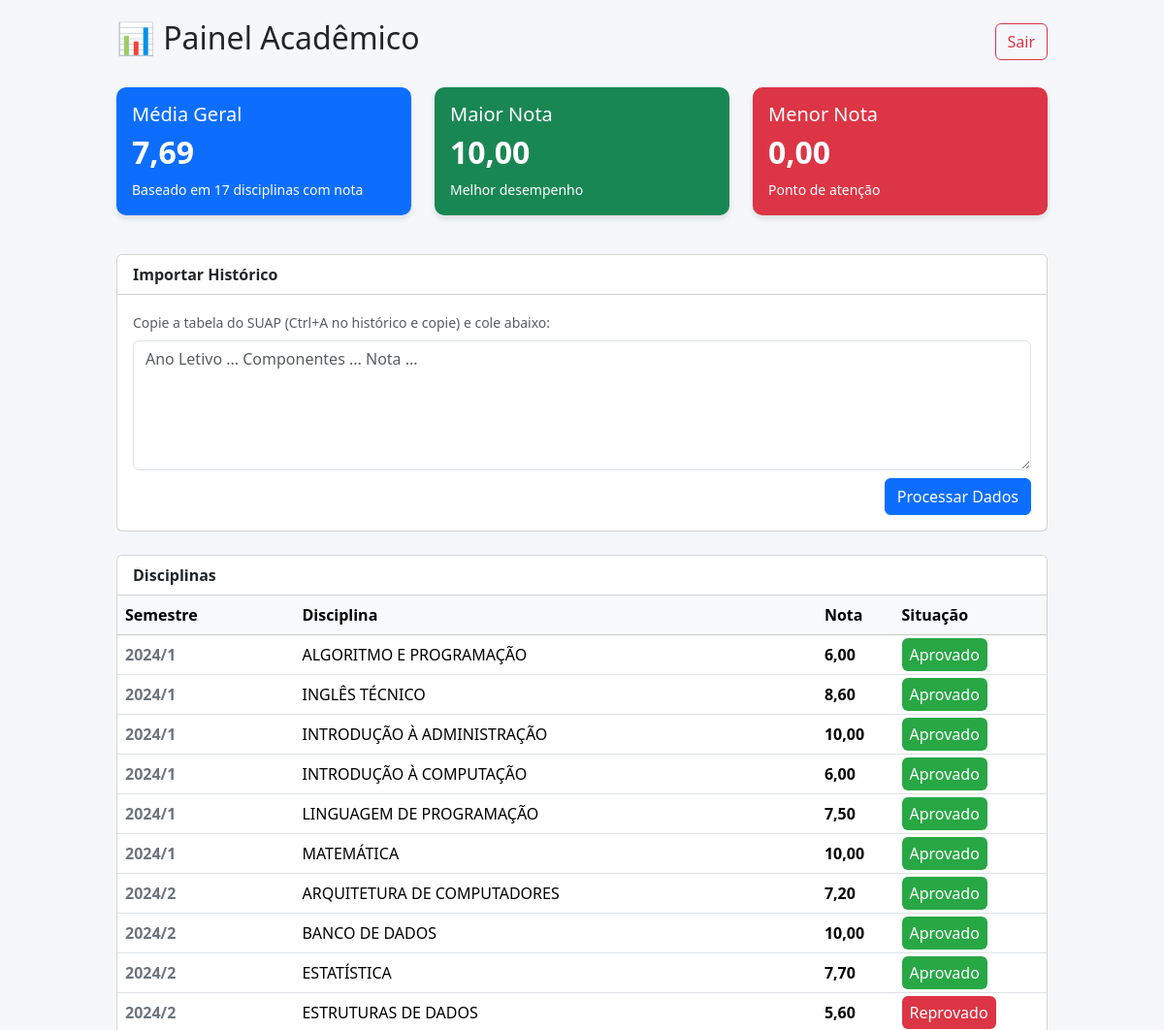
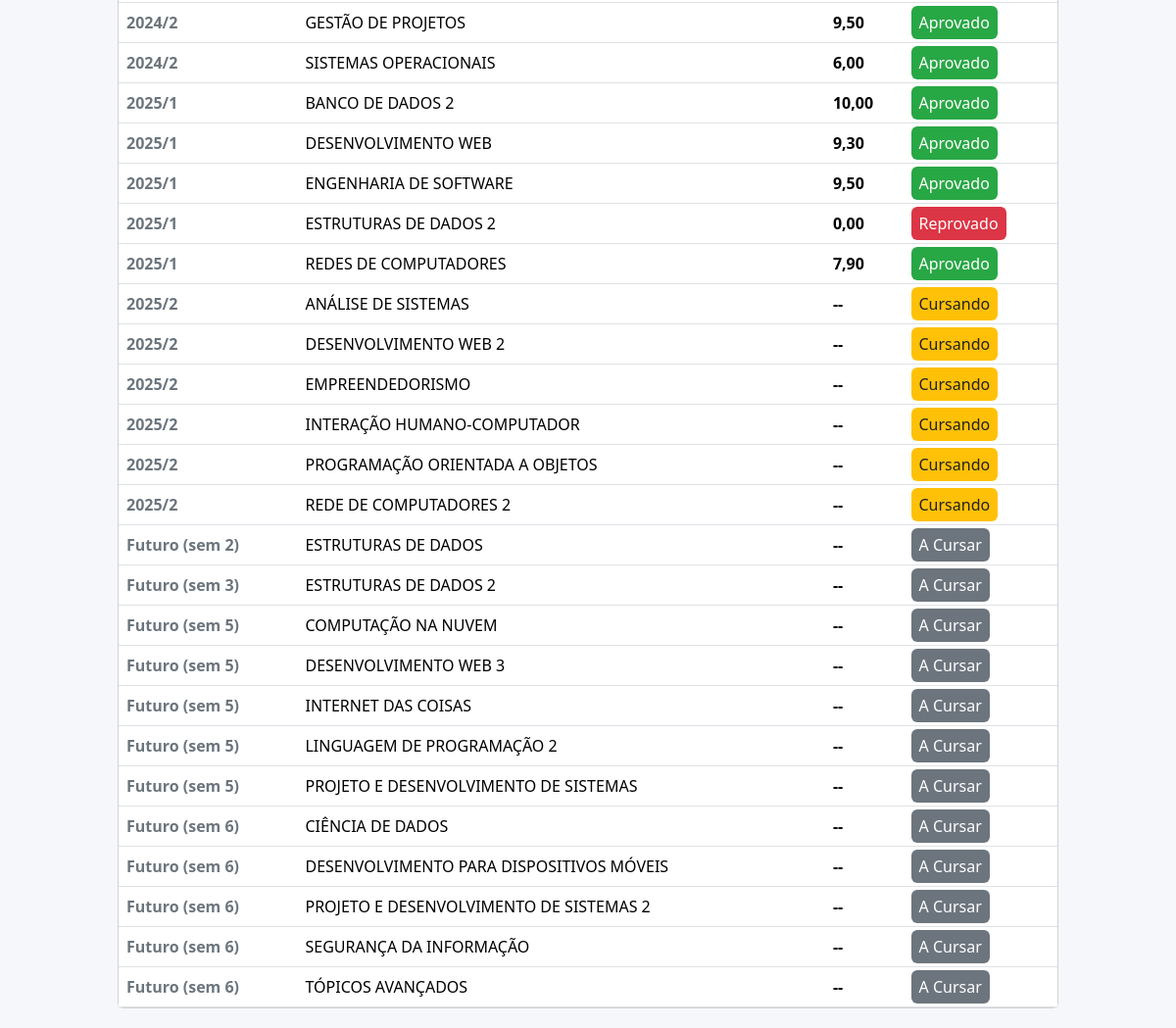
The app's page /14Week/dashboard.php (signed in) with its own data (2 pictures, top to bottom).
### tables this page shows
CREATE TABLE `historico` (
  `id` int(11) NOT NULL,
  `user_id` int(11) NOT NULL,
  `semestre` varchar(100) DEFAULT NULL,
  `disciplina` varchar(255) DEFAULT NULL,
  `nota` decimal(5,2) DEFAULT NULL,
  `situacao` varchar(100) DEFAULT NULL
);

### 14Week/dashboard.php (the view, shortened to what this page needs)
<?php
require 'db.php';
$user_id = $_SESSION['user_id'];
$stmtAll = $pdo->prepare("SELECT * FROM historico WHERE user_id = ? ORDER BY semestre ASC, disciplina ASC");
$stmtAll->execute([$user_id]);
$historico = $stmtAll->fetchAll(PDO::FETCH_ASSOC);
$soma_notas = 0;
$qtd_notas = 0;
$maior_nota = null;
$menor_nota = null;
foreach ($historico as $h) {
    if ($h['nota'] !== null) {
        $valor = (float)$h['nota'];
        $soma_notas += $valor;
        $qtd_notas++;
        if ($maior_nota === null || $valor > $maior_nota) {
            $maior_nota = $valor;
        }
        if ($menor_nota === null || $valor < $menor_nota) {
            $menor_nota = $valor;
        }
    }
}
$media_geral = ($qtd_notas > 0) ? ($soma_notas / $qtd_notas) : 0;
?>
<!DOCTYPE html>
<html lang="pt-br">
<head>
    <link href="https://cdn.jsdelivr.net/npm/bootstrap@5.3.2/dist/css/bootstrap.min.css" rel="stylesheet">
</head>
<body>
    <div class="d-flex justify-content-between align-items-center mb-4">
        <h2>📊 Painel Acadêmico</h2>
        <a href="index.php" class="btn btn-outline-danger">Sair</a>
    </div>
    <?php if ($qtd_notas > 0): ?>
    <div class="row mb-4">
        <div class="col-md-4">
            <div class="card stat-card bg-primary text-white mb-3">
                <div class="card-body">
                    <h5 class="card-title">Média Geral</h5>
                    <h2 class="fw-bold"><?= number_format($media_geral, 2, ',', '.') ?></h2>
                    <p class="card-text small">Baseado em <?= $qtd_notas ?> disciplinas com nota</p>
                </div>
            </div>
        </div>
        <div class="col-md-4">
            <div class="card stat-card bg-success text-white mb-3">
                <div class="card-body">
                    <h5 class="card-title">Maior Nota</h5>
                    <h2 class="fw-bold"><?= number_format($maior_nota, 2, ',', '.') ?></h2>
                    <p class="card-text small">Melhor desempenho</p>
                </div>
            </div>
        </div>
        <div class="col-md-4">
            <div class="card stat-card bg-danger text-white mb-3">
                <div class="card-body">
                    <h5 class="card-title">Menor Nota</h5>
                    <h2 class="fw-bold"><?= number_format($menor_nota, 2, ',', '.') ?></h2>
                    <p class="card-text small">Ponto de atenção</p>
                </div>
            </div>
        </div>
    </div>
    <?php endif; ?>
    <div class="card mb-4">
        <div class="card-header bg-white fw-bold">Importar Histórico</div>
        <div class="card-body">
            <form method="POST">
                <div class="mb-2">
                    <label class="form-label text-muted small">Copie a tabela do SUAP (Ctrl+A no histórico e copie) e cole abaixo:</label>
                    <textarea name="conteudo" class="form-control" rows="5" placeholder="Ano Letivo ... Componentes ... Nota ..."><?= isset($_POST['conteudo']) ? htmlspecialchars($_POST['conteudo']) : '' ?></textarea>
                </div>
                <div class="d-flex justify-content-end">
                    <button class="btn btn-primary" type="submit">Processar Dados</button>
                </div>
            </form>
        </div>
    </div>
    <div class="card">
        <div class="card-header bg-white fw-bold">Disciplinas</div>
        <div class="card-body p-0">
            <?php if (count($historico) === 0): ?>
                <p class="m-4 text-center text-muted">Nenhuma disciplina encontrada. Use a caixa acima para importar.</p>
            <?php else: ?>
                <div class="table-responsive">
                    <table class="table table-hover align-middle m-0">
                        <thead class="table-light">
                            <tr>
                                <th>Semestre</th>
                                <th>Disciplina</th>
                                <th>Nota</th>
                                <th>Situação</th>
                            </tr>
                        </thead>
                        <tbody>
                            <?php foreach ($historico as $h):
                                $classe = '';
                                $sit = mb_strtolower($h['situacao']);
                                if ($sit === 'aprovado') $classe = 'badge-aprovado';
                                elseif ($sit === 'reprovado') $classe = 'badge-reprovado';
                                elseif ($sit === 'cursando') $classe = 'badge-cursando';
                                else $classe = 'badge-acursar';
                            ?>
                                <tr>
                                    <td class="fw-bold text-secondary"><?= htmlspecialchars($h['semestre']) ?></td>
                                    <td><?= htmlspecialchars($h['disciplina']) ?></td>
                                    <td class="fw-bold">
                                        <?= ($h['nota'] === null) ? '--' : number_format($h['nota'], 2, ',', '.') ?>
                                    </td>
                                    <td><span class="<?= $classe ?>"><?= htmlspecialchars($h['situacao']) ?></span></td>
                                </tr>
                            <?php endforeach; ?>
                        </tbody>
                    </table>
                </div>
            <?php endif; ?>
        </div>
    </div>
</body>
</html>

### 14Week/dashboard.php (style rules this page uses)
body { font-family: 'Segoe UI', Tahoma, Geneva, Verdana, sans-serif; max-width: 1000px; margin: auto; padding: 20px; background:#f6f7fb; }
.badge-aprovado { background:#28a745; color:#fff; padding:6px 8px; border-radius:6px; }
.badge-reprovado { background:#dc3545; color:#fff; padding:6px 8px; border-radius:6px; }
.badge-cursando { background:#ffc107; color:#222; padding:6px 8px; border-radius:6px; }
.badge-acursar { background:#6c757d; color:#fff; padding:6px 8px; border-radius:6px; }
.stat-card { border: none; border-radius: 10px; box-shadow: 0 4px 6px rgba(0,0,0,0.1); transition: transform 0.2s; }

### records on screen
historico: nota "10,00", semestre "2024/1", disciplina "INTRODUÇÃO À ADMINISTRAÇÃO", situacao "Aprovado"
historico: nota "0,00", semestre "2025/1", disciplina "ESTRUTURAS DE DADOS 2", situacao "Reprovado"
historico: semestre "2024/1", disciplina "ALGORITMO E PROGRAMAÇÃO", nota "6,00", situacao "Aprovado"
historico: semestre "2024/1", disciplina "INGLÊS TÉCNICO", nota "8,60", situacao "Aprovado"
historico: semestre "2024/1", disciplina "INTRODUÇÃO À COMPUTAÇÃO", nota "6,00", situacao "Aprovado"
historico: semestre "2024/1", disciplina "LINGUAGEM DE PROGRAMAÇÃO", nota "7,50", situacao "Aprovado"
historico: semestre "2024/1", disciplina "MATEMÁTICA", nota "10,00", situacao "Aprovado"
historico: semestre "2024/2", disciplina "ARQUITETURA DE COMPUTADORES", nota "7,20", situacao "Aprovado"
historico: semestre "2024/2", disciplina "BANCO DE DADOS", nota "10,00", situacao "Aprovado"
historico: semestre "2024/2", disciplina "ESTATÍSTICA", nota "7,70", situacao "Aprovado"
historico: semestre "2024/2", disciplina "ESTRUTURAS DE DADOS", nota "5,60", situacao "Reprovado"
historico: semestre "2024/2", disciplina "GESTÃO DE PROJETOS", nota "9,50", situacao "Aprovado"
historico: semestre "2024/2", disciplina "SISTEMAS OPERACIONAIS", nota "6,00", situacao "Aprovado"
historico: semestre "2025/1", disciplina "BANCO DE DADOS 2", nota "10,00", situacao "Aprovado"
historico: semestre "2025/1", disciplina "DESENVOLVIMENTO WEB", nota "9,30", situacao "Aprovado"
historico: semestre "2025/1", disciplina "ENGENHARIA DE SOFTWARE", nota "9,50", situacao "Aprovado"
historico: semestre "2025/1", disciplina "REDES DE COMPUTADORES", nota "7,90", situacao "Aprovado"
historico: semestre "2025/2", disciplina "ANÁLISE DE SISTEMAS", situacao "Cursando"
historico: semestre "2025/2", disciplina "DESENVOLVIMENTO WEB 2", situacao "Cursando"
historico: semestre "2025/2", disciplina "EMPREENDEDORISMO", situacao "Cursando"
historico: semestre "2025/2", disciplina "INTERAÇÃO HUMANO-COMPUTADOR", situacao "Cursando"
historico: semestre "2025/2", disciplina "PROGRAMAÇÃO ORIENTADA A OBJETOS", situacao "Cursando"
historico: semestre "2025/2", disciplina "REDE DE COMPUTADORES 2", situacao "Cursando"
historico: semestre "Futuro (sem 2)", disciplina "ESTRUTURAS DE DADOS", situacao "A Cursar"
historico: semestre "Futuro (sem 3)", disciplina "ESTRUTURAS DE DADOS 2", situacao "A Cursar"
historico: semestre "Futuro (sem 5)", disciplina "COMPUTAÇÃO NA NUVEM", situacao "A Cursar"
historico: semestre "Futuro (sem 5)", disciplina "DESENVOLVIMENTO WEB 3", situacao "A Cursar"
historico: semestre "Futuro (sem 5)", disciplina "INTERNET DAS COISAS", situacao "A Cursar"
historico: semestre "Futuro (sem 5)", disciplina "LINGUAGEM DE PROGRAMAÇÃO 2", situacao "A Cursar"
historico: semestre "Futuro (sem 5)", disciplina "PROJETO E DESENVOLVIMENTO DE SISTEMAS", situacao "A Cursar"
historico: semestre "Futuro (sem 6)", disciplina "CIÊNCIA DE DADOS", situacao "A Cursar"
historico: semestre "Futuro (sem 6)", disciplina "DESENVOLVIMENTO PARA DISPOSITIVOS MÓVEIS", situacao "A Cursar"
historico: semestre "Futuro (sem 6)", disciplina "PROJETO E DESENVOLVIMENTO DE SISTEMAS 2", situacao "A Cursar"
historico: semestre "Futuro (sem 6)", disciplina "SEGURANÇA DA INFORMAÇÃO", situacao "A Cursar"
historico: semestre "Futuro (sem 6)", disciplina "TÓPICOS AVANÇADOS", situacao "A Cursar"

### other values on screen
$media_geral "7,69"
$qtd_notas "17"
